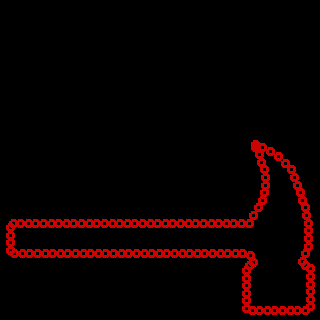
#> input picture dataset/test/hammer-18.png, 320 x 320 px
$ jupyter execute --allow-errors shape_signature_descriptor.ipynb
#> lines starting #> are read from the running program, lines starting #| are printed output that depends on the picture; after the words box and inside, x2 and y2 are one past the last pixel; in counts of white or black regions, pixels touching at a corner belong together
### Visión por computador P64

### Practica 04

### Clasificación de Imagenes con Shape Signature Descriptor

### Autores: Diego Tapia y Paul Astudillo

Importación de librerías

[cell 1]
import cv2
import matplotlib.pyplot as pp
from io import BytesIO # Librería para manipular bytes de datos en memoria
from PIL import Image # Estructura que representa la imagen en el paquete PIL
import requests
import numpy as np
import scipy as sp
from scipy.fftpack import fft, ifft

print("Librerias importadas")

[cell 2]
src = "./dataset/train/turtle-2.png"


#> (the rest of this cell did not finish here and is left out)

[cell 3]
distancias = []
#> distancias = []

def get_distance(contor, centroide):
  distancia = np.sqrt((contor[0][0] - centroide[0])**2 + (contor[0][1] - centroide[1])**2)
  return distancia

#> (the rest of this cell did not finish here and is left out)

## Transformada de Fourier de la Firma de la Forma

A fin de contar con un descriptor que sea invariante a rotación, translación y escala, se

[cell 4]
def get_index_mayor(conts):
  maximo = -1
  for i in range(len(conts)):
    if (len(conts[i])>maximo):
      maximo = i


  return maximo

#url = './dataset/train/hammer-4.png'

#page = requests.get(url)
img1 = Image.open("./dataset/test/hammer-18.png").convert('RGB') # Cargamos la imagen
#> img1 is the input picture: PIL image 320x320 RGB; mean R, G, B 12.3, 0.2, 0.2
# Considerar que cuando se lee la imagen directamente desde el disco, OpenCV la representa como BGR (intercambia los canales Rojo y Azul)

poligono1 = np.array(img1)

#url = 'https://raw.githubusercontent.com/vlarobbyk/fundamentos-vision-artificial-doctoradoCC/main/images/Poligono2.png'

#page = requests.get(url)
img2 = Image.open("./dataset/test/hammer-19.png").convert('RGB') # Cargamos la imagen
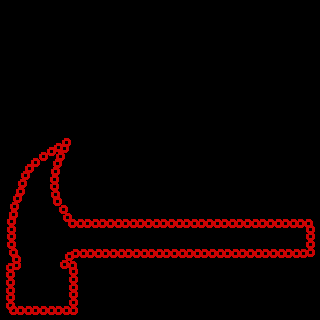
#> input picture dataset/test/hammer-19.png, 320 x 320 px
#> img2 is the input picture: PIL image 320x320 RGB; mean R, G, B 12.3, 0.2, 0.2
# Considerar que cuando se lee la imagen directamente desde el disco, OpenCV la representa como BGR (intercambia los canales Rojo y Azul)

poligono2 = np.array(img2)

gray_p1 = cv2.cvtColor(poligono1, cv2.COLOR_BGR2GRAY)
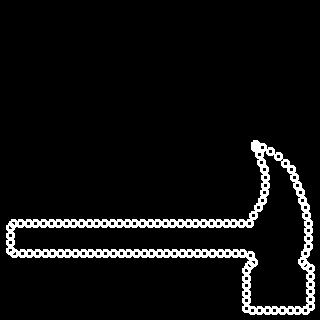
#> gray_p1: shape (320, 320); values 0 (black) and 26 (white), 6% white; 1 white region, box (x1, y1, x2, y2) and area: (6, 140, 315, 315) 6185


gray = cv2.GaussianBlur(gray_p1, (3,3), 0)

# Aplicar dilatación
#> (the rest of this cell did not finish here and is left out)

Cálculo de la transformada rápida de Fourier de las dos señales:

[cell 5]
def distancia(dis1, dis2):
  dis = 0.0
  for i in range(8):
    dis += (dis1[i] - dis2[i])**2

  return np.sqrt(dis)


#> (the rest of this cell did not finish here and is left out)

[cell 6]
import os
import numpy as np
import cv2
from PIL import Image
from scipy.fft import fft
from sklearn.preprocessing import normalize

# Longitud fija para las shape signatures
n_samples = 128

# Función para procesar una imagen y extraer su shape signature
def process_image(src, n_samples):
    img = Image.open(src).convert('RGB')
    image = np.array(img)
    gray = cv2.cvtColor(image, cv2.COLOR_BGR2GRAY)

    kernel = np.ones((5, 5), np.uint8)
    gray = cv2.GaussianBlur(gray, (3, 3), 0)
    dilated = cv2.dilate(gray, kernel, iterations=2)
    closed_manual = cv2.erode(dilated, kernel, iterations=1)
    bordes = cv2.Canny(closed_manual, 50, 100)

    contornos, _ = cv2.findContours(bordes, cv2.RETR_EXTERNAL, cv2.CHAIN_APPROX_SIMPLE)

    if contornos:
        contorno = contornos[0]  # Usar el primer contorno encontrado
        centroide = cv2.moments(contorno)
        if centroide['m00'] != 0:
            centroide = (int(centroide['m10'] / centroide['m00']), int(centroide['m01'] / centroide['m00']))
        else:
            centroide = (0, 0)

        # Calcular la signature de la forma
        shape_signature = []
        for punto in contorno:
            punto = punto[0]
            distancia = np.sqrt((punto[0] - centroide[0]) ** 2 + (punto[1] - centroide[1]) ** 2)
            shape_signature.append(distancia)

        shape_signature = np.array(shape_signature)

        # Redimensionar la shape signature a una longitud fija
        if len(shape_signature) > n_samples:
            shape_signature = shape_signature[:n_samples]
        else:
            shape_signature = np.pad(shape_signature, (0, max(0, n_samples - len(shape_signature))), 'constant')

        # Realizar FFT en la shape signature
        shape_signature_fft = np.abs(fft(shape_signature))

        # Normalizar la FFT
        shape_signature_fft = normalize(shape_signature_fft[:,np.newaxis], axis=0).ravel()

        return shape_signature_fft
    else:
        return None

# Directorio de imágenes
image_directory = "./dataset/train"
features = []
labels = []

# Diccionario para mapear nombres de clases a números
class_mapping = {}

for filename in os.listdir(image_directory):
    if filename.endswith(".png"):
        filepath = os.path.join(image_directory, filename)

        # Extraer el nombre del objeto antes del guion
        label_name = filename.split('-')[0]

        # Asignar un número único a cada etiqueta de clase
        if label_name not in class_mapping:
            class_mapping[label_name] = len(class_mapping)

        label = class_mapping[label_name]

        feature = process_image(filepath, n_samples)
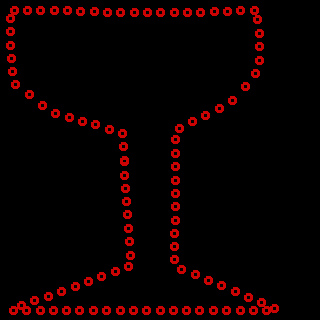
#> input picture dataset/train/Glas-1.png, 320 x 320 px
#> in process_image, img is the input picture: PIL image 320x320 RGB; mean R, G, B 11.7, 0.2, 0.2
#> in process_image, `gray = cv2.cvtColor(image, cv2.COLOR_BGR2GRAY)`: gray: shape (320, 320); values 0 (black) and 26 (white), 5.8% white; 94 white regions, largest, box (x1, y1, x2, y2) and area: (257, 298, 279, 315) 174, (9, 301, 31, 315) 168, (250, 6, 262, 24) 118
#> in process_image, `gray = cv2.GaussianBlur(gray, (3, 3), 0)`:
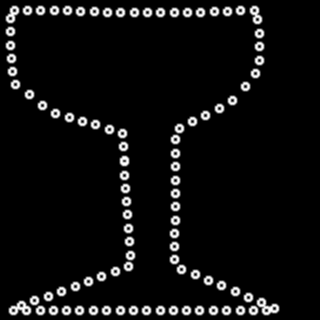
#> gray: shape (320, 320); min 0, max 26, mean 1.5; drawn with min black and max white
#> in process_image, `dilated = cv2.dilate(gray, kernel, iterations=2)`:
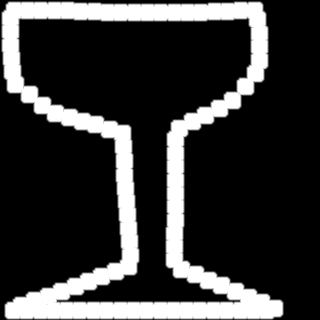
#> dilated: shape (320, 320); min 0, max 26, mean 5.7; drawn with min black and max white
#> in process_image, `closed_manual = cv2.erode(dilated, kernel, iterations=1)`:
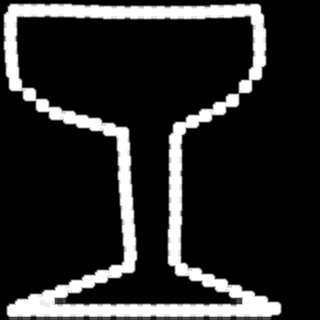
#> closed_manual: shape (320, 320); min 0, max 26, mean 4.1; drawn with min black and max white
#> in process_image, `bordes = cv2.Canny(closed_manual, 50, 100)`:
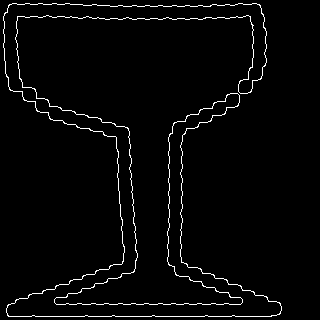
#> bordes: shape (320, 320); 2.7% white in thin lines or dots, all inside (x1, y1, x2, y2) = (3, 3, 282, 317)
#> in process_image, `contornos, _ = cv2.findContours(bordes, cv2.RETR_EXTERNAL, cv2.CHAIN_A..`: contornos = 1 contour; box (x1, y1, x2, y2) and area: (3, 3, 282, 317) 16626
#> in process_image, `contorno = contornos[0]`: contorno = contour of 944 points, box (x1, y1, x2, y2) (3, 3, 282, 317), area 16626
#> in process_image, `centroide = cv2.moments(contorno)`: centroide = moments, m00 16626.5, centre m10/m00, m01/m00 = (139.3, 169.6)
#> in process_image, `centroide = (int(centroide['m10'] / centroide['m00']), int(centroide['..`: centroide = (139, 169)
#> the loop in process_image, `for punto in contorno:` made 944 passes
#> (punto, distancia) on passes 1 to 3: ([12, 3], 209), ([11, 4], 208.8), ([9, 4], 210.1)
#> after the loop in process_image, `for punto in contorno:`: shape_signature = 944 values, max 210.1 at index 2, min 8.94 at index 594, mean 124
#> in process_image, `shape_signature = shape_signature[:n_samples]`: shape_signature = 128 values, max 210.1 at index 2, min 21.21 at index 90, mean 107.9
#> in process_image, `shape_signature_fft = np.abs(fft(shape_signature))`: shape_signature_fft = 128 values, max 13811.1 at index 0, min 36.18 at index 64, mean 308.8
#> in process_image, `shape_signature_fft = normalize(shape_signature_fft[:,np.newaxis], axi..`: shape_signature_fft = 128 values, max 0.887 at index 0, min 0.00232 at index 64, mean 0.0198
#> feature has the same summary as shape_signature_fft in process_image
        if feature is not None:
            features.append(feature)
            labels.append(label)
#> pass 2 of the loop `for filename in os.listdir(image_directory):`:
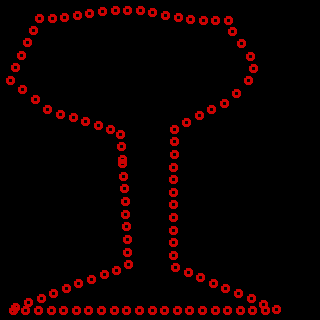
#> input picture dataset/train/Glas-10.png, 320 x 320 px
#> in process_image, img is the input picture: PIL image 320x320 RGB; mean R, G, B 11.7, 0.2, 0.2
#> in process_image (call 2), `gray = cv2.cvtColor(image, cv2.COLOR_BGR2GRAY)`:
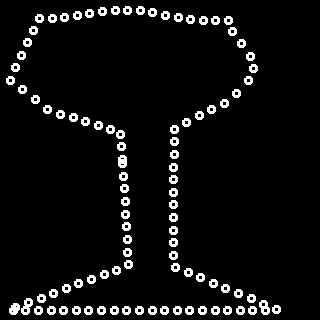
#> gray: shape (320, 320); values 0 (black) and 26 (white), 5.8% white; 97 white regions, largest, box (x1, y1, x2, y2) and area: (21, 298, 33, 315) 116, (259, 300, 270, 315) 104, (118, 155, 127, 168) 98
#> in process_image (call 2), `contornos, _ = cv2.findContours(bordes, cv2.RETR_EXTERNAL, cv2.CHAIN_A..`: contornos = 1 contour; box (x1, y1, x2, y2) and area: (3, 3, 284, 317) 44310
#> in process_image (call 2), `contorno = contornos[0]`: contorno = contour of 420 points, box (x1, y1, x2, y2) (3, 3, 284, 317), area 44310
#> in process_image (call 2), `centroide = cv2.moments(contorno)`: centroide = moments, m00 44310.5, centre m10/m00, m01/m00 = (138, 143.5)
#> in process_image (call 2), `centroide = (int(centroide['m10'] / centroide['m00']), int(centroide['..`: centroide = (137, 143)
#> the loop in process_image (call 2), `for punto in contorno:` made 420 passes
#> (punto, distancia) on passes 1 to 3: ([113, 3], 142), ([112, 4], 141.2), ([110, 4], 141.6)
#> after the loop in process_image (call 2), `for punto in contorno:`: shape_signature = 420 values, max 224.3 at index 206, min 22.8 at index 121, mean 128.3
#> in process_image (call 2), `shape_signature = shape_signature[:n_samples]`: shape_signature = 128 values, max 166.6 at index 26, min 22.8 at index 121, mean 115.2
#> in process_image (call 2), `shape_signature_fft = np.abs(fft(shape_signature))`: shape_signature_fft = 128 values, max 14748 at index 0, min 36.66 at index 47, mean 299.4
#> in process_image (call 2), `shape_signature_fft = normalize(shape_signature_fft[:,np.newaxis], axi..`: shape_signature_fft = 128 values, max 0.93 at index 0, min 0.00231 at index 47, mean 0.0189
#> `feature = process_image(filepath, n_samples)`: feature has the same summary as shape_signature_fft in process_image
#> pass 3 of the loop `for filename in os.listdir(image_directory):`:
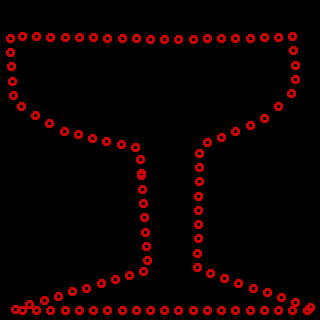
#> input picture dataset/train/Glas-11.png, 320 x 320 px
#> in process_image, img is the input picture: PIL image 320x320 RGB; mean R, G, B 11.7, 0.2, 0.2
#> in process_image (call 3), `bordes = cv2.Canny(closed_manual, 50, 100)`:
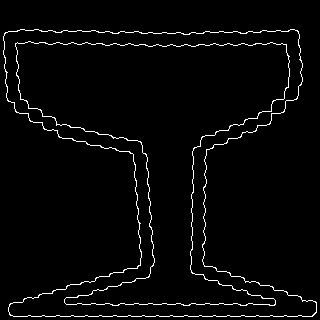
#> bordes: shape (320, 320); 2.9% white in thin lines or dots, all inside (x1, y1, x2, y2) = (3, 29, 317, 317)
#> in process_image (call 3), `contornos, _ = cv2.findContours(bordes, cv2.RETR_EXTERNAL, cv2.CHAIN_A..`: contornos = 1 contour; box (x1, y1, x2, y2) and area: (3, 29, 317, 317) 49355
#> in process_image (call 3), `contorno = contornos[0]`: contorno = contour of 606 points, box (x1, y1, x2, y2) (3, 29, 317, 317), area 49355
#> in process_image (call 3), `centroide = cv2.moments(contorno)`: centroide = moments, m00 49355, centre m10/m00, m01/m00 = (157.7, 150.4)
#> in process_image (call 3), `centroide = (int(centroide['m10'] / centroide['m00']), int(centroide['..`: centroide = (157, 150)
#> the loop in process_image (call 3), `for punto in contorno:` made 606 passes
#> (punto, distancia) on passes 1 to 3: ([20, 29], 182.8), ([19, 30], 182.9), ([17, 30], 184.4)
#> after the loop in process_image (call 3), `for punto in contorno:`: shape_signature = 606 values, max 227.1 at index 294, min 24.33 at index 99, mean 136.4
#> in process_image (call 3), `shape_signature = shape_signature[:n_samples]`: shape_signature = 128 values, max 192.6 at index 7, min 24.33 at index 99, mean 108
#> in process_image (call 3), `shape_signature_fft = np.abs(fft(shape_signature))`: shape_signature_fft = 128 values, max 13824.9 at index 0, min 37.17 at index 52, mean 321.4
#> in process_image (call 3), `shape_signature_fft = normalize(shape_signature_fft[:,np.newaxis], axi..`: shape_signature_fft = 128 values, max 0.893 at index 0, min 0.0024 at index 52, mean 0.0208
#> `feature = process_image(filepath, n_samples)`: feature has the same summary as shape_signature_fft in process_image

# Convertir a arrays de numpy
features = np.array(features)
labels = np.array(labels)

# Guardar las características, etiquetas y el mapeo de clases
np.save('features.npy', features)
np.save('labels.npy', labels)
np.save('class_mapping.npy', class_mapping)

# Imprimir el mapeo de clases para referencia
print("Class mapping:", class_mapping)

[cell 7]
class_mapping

[cell 8]
import os
import numpy as np
import cv2
from PIL import Image
from scipy.fft import fft
from sklearn.preprocessing import normalize
from sklearn.svm import SVC
from sklearn.metrics import accuracy_score, classification_report, confusion_matrix
import matplotlib.pyplot as plt
import seaborn as sns

# Longitud fija para las shape signatures
n_samples = 128

# Función para procesar una imagen y extraer su shape signature
def process_image(src, n_samples):
    img = Image.open(src).convert('RGB')
    image = np.array(img)
    gray = cv2.cvtColor(image, cv2.COLOR_BGR2GRAY)

    kernel = np.ones((5, 5), np.uint8)
    gray = cv2.GaussianBlur(gray, (3, 3), 0)
    dilated = cv2.dilate(gray, kernel, iterations=2)
    closed_manual = cv2.erode(dilated, kernel, iterations=1)
    bordes = cv2.Canny(closed_manual, 50, 100)

    contornos, _ = cv2.findContours(bordes, cv2.RETR_EXTERNAL, cv2.CHAIN_APPROX_SIMPLE)

    if contornos:
        contorno = contornos[0]  # Usar el primer contorno encontrado
        centroide = cv2.moments(contorno)
        if centroide['m00'] != 0:
            centroide = (int(centroide['m10'] / centroide['m00']), int(centroide['m01'] / centroide['m00']))
        else:
            centroide = (0, 0)

        # Calcular la signature de la forma
        shape_signature = []
        for punto in contorno:
            punto = punto[0]
            distancia = np.sqrt((punto[0] - centroide[0]) ** 2 + (punto[1] - centroide[1]) ** 2)
            shape_signature.append(distancia)

        shape_signature = np.array(shape_signature)

        # Redimensionar la shape signature a una longitud fija
        if len(shape_signature) > n_samples:
            shape_signature = shape_signature[:n_samples]
        else:
            shape_signature = np.pad(shape_signature, (0, max(0, n_samples - len(shape_signature))), 'constant')

        # Realizar FFT en la shape signature
        shape_signature_fft = np.abs(fft(shape_signature))

        # Normalizar la FFT
        shape_signature_fft = normalize(shape_signature_fft[:,np.newaxis], axis=0).ravel()

        return shape_signature_fft
    else:
        return None

# Función para cargar y procesar imágenes desde un directorio
def load_dataset(image_directory, n_samples, class_mapping=None):
    features = []
    labels = []
    if class_mapping is None:
        class_mapping = {}

    for filename in os.listdir(image_directory):
        if filename.endswith(".png"):
            filepath = os.path.join(image_directory, filename)

            # Extraer el nombre del objeto antes del guion
            label_name = filename.split('-')[0]

            # Asignar un número único a cada etiqueta de clase
            if label_name not in class_mapping:
                class_mapping[label_name] = len(class_mapping)

            label = class_mapping[label_name]

            feature = process_image(filepath, n_samples)
            if feature is not None:
                features.append(feature)
                labels.append(label)

    features = np.array(features)
    labels = np.array(labels)

    return features, labels, class_mapping

# Cargar y procesar el conjunto de entrenamiento
train_dir = "./dataset/train"
X_train, y_train, class_mapping = load_dataset(train_dir, n_samples)
#> in process_image, `contornos, _ = cv2.findContours(bordes, cv2.RETR_EXTERNAL, cv2.CHAIN_A..`: contornos = 1 contour; box (x1, y1, x2, y2) and area: (3, 3, 282, 317) 16626
#> in process_image, `contorno = contornos[0]`: contorno = contour of 944 points, box (x1, y1, x2, y2) (3, 3, 282, 317), area 16626
#> in process_image, `centroide = cv2.moments(contorno)`: centroide = moments, m00 16626.5, centre m10/m00, m01/m00 = (139.3, 169.6)
#> in process_image, `centroide = (int(centroide['m10'] / centroide['m00']), int(centroide['..`: centroide = (139, 169)
#> after the loop in process_image, `for punto in contorno:`: shape_signature = 944 values, max 210.1 at index 2, min 8.94 at index 594, mean 124
#> in process_image, `shape_signature = shape_signature[:n_samples]`: shape_signature = 128 values, max 210.1 at index 2, min 21.21 at index 90, mean 107.9
#> in process_image, `shape_signature_fft = np.abs(fft(shape_signature))`: shape_signature_fft = 128 values, max 13811.1 at index 0, min 36.18 at index 64, mean 308.8
#> in process_image, `shape_signature_fft = normalize(shape_signature_fft[:,np.newaxis], axi..`: shape_signature_fft = 128 values, max 0.887 at index 0, min 0.00232 at index 64, mean 0.0198
#> in load_dataset, `feature = process_image(filepath, n_samples)`: feature has the same summary as shape_signature_fft in process_image
#> pass 2 of the loop in load_dataset, `for filename in os.listdir(image_directory):`:
#> in process_image (call 2), `contornos, _ = cv2.findContours(bordes, cv2.RETR_EXTERNAL, cv2.CHAIN_A..`: contornos = 1 contour; box (x1, y1, x2, y2) and area: (3, 3, 284, 317) 44310
#> in process_image (call 2), `contorno = contornos[0]`: contorno = contour of 420 points, box (x1, y1, x2, y2) (3, 3, 284, 317), area 44310
#> in process_image (call 2), `centroide = cv2.moments(contorno)`: centroide = moments, m00 44310.5, centre m10/m00, m01/m00 = (138, 143.5)
#> in process_image (call 2), `centroide = (int(centroide['m10'] / centroide['m00']), int(centroide['..`: centroide = (137, 143)
#> after the loop in process_image (call 2), `for punto in contorno:`: shape_signature = 420 values, max 224.3 at index 206, min 22.8 at index 121, mean 128.3
#> in process_image (call 2), `shape_signature = shape_signature[:n_samples]`: shape_signature = 128 values, max 166.6 at index 26, min 22.8 at index 121, mean 115.2
#> in process_image (call 2), `shape_signature_fft = np.abs(fft(shape_signature))`: shape_signature_fft = 128 values, max 14748 at index 0, min 36.66 at index 47, mean 299.4
#> in process_image (call 2), `shape_signature_fft = normalize(shape_signature_fft[:,np.newaxis], axi..`: shape_signature_fft = 128 values, max 0.93 at index 0, min 0.00231 at index 47, mean 0.0189
#> in load_dataset, `feature = process_image(filepath, n_samples)`: feature has the same summary as shape_signature_fft in process_image
#> pass 3 of the loop in load_dataset, `for filename in os.listdir(image_directory):`:
#> in process_image (call 3), `contornos, _ = cv2.findContours(bordes, cv2.RETR_EXTERNAL, cv2.CHAIN_A..`: contornos = 1 contour; box (x1, y1, x2, y2) and area: (3, 29, 317, 317) 49355
#> in process_image (call 3), `contorno = contornos[0]`: contorno = contour of 606 points, box (x1, y1, x2, y2) (3, 29, 317, 317), area 49355
#> in process_image (call 3), `centroide = cv2.moments(contorno)`: centroide = moments, m00 49355, centre m10/m00, m01/m00 = (157.7, 150.4)
#> in process_image (call 3), `centroide = (int(centroide['m10'] / centroide['m00']), int(centroide['..`: centroide = (157, 150)

# Cargar y procesar el conjunto de prueba
test_dir = "./dataset/test"
X_test, y_test, _ = load_dataset(test_dir, n_samples, class_mapping)
#> call 4 of process_image, with src = './dataset/test/hammer-18.png', n_samples = 128
#> in process_image (call 4), `dilated = cv2.dilate(gray, kernel, iterations=2)`:
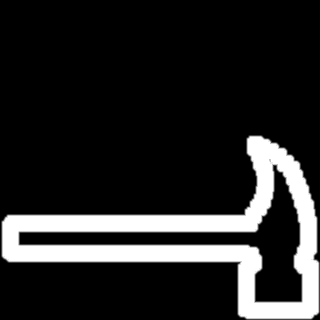
#> dilated: shape (320, 320); min 0, max 26, mean 4; drawn with min black and max white
#> in process_image (call 4), `closed_manual = cv2.erode(dilated, kernel, iterations=1)`:
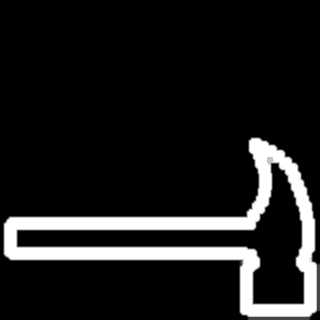
#> closed_manual: shape (320, 320); min 0, max 26, mean 3; drawn with min black and max white
#> in process_image (call 4), `bordes = cv2.Canny(closed_manual, 50, 100)`:
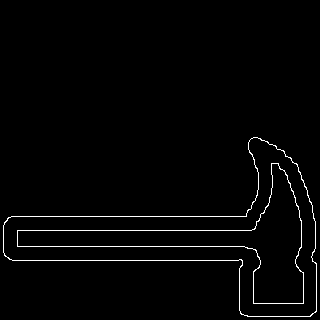
#> bordes: shape (320, 320); 1.8% white in thin lines or dots, all inside (x1, y1, x2, y2) = (3, 137, 317, 317)
#> the loop in process_image (call 4), `for punto in contorno:` made 148 passes
#> punto on passes 1 to 12: [[253, 137]], [[252, 138]], [[251, 138]], [[249, 140]], [[249, 141]], [[248, 142]], [[248, 149]], [[249, 150]], [[249, 152]], [[252, 155]], [[252, 156]], [[253, 157]]
#> pass 2 of the loop in load_dataset, `for filename in os.listdir(image_directory):`:
#> in process_image (call 5), `bordes = cv2.Canny(closed_manual, 50, 100)`:
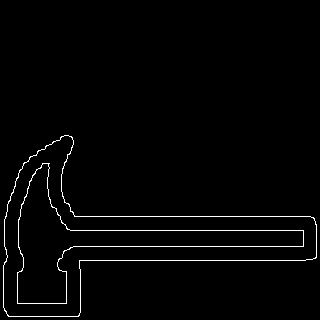
#> bordes: shape (320, 320); 1.8% white in thin lines or dots, all inside (x1, y1, x2, y2) = (3, 135, 317, 317)
#> the loop in process_image (call 5), `for punto in contorno:` made 148 passes
#> punto on passes 1 to 8: [[64, 135]], [[63, 136]], [[61, 136]], [[60, 137]], [[60, 139]], [[59, 140]], [[56, 140]], [[55, 141]]

# Entrenar el modelo SVM
svm_model = SVC(kernel='linear')
#> (the rest of this cell did not finish here and is left out)
